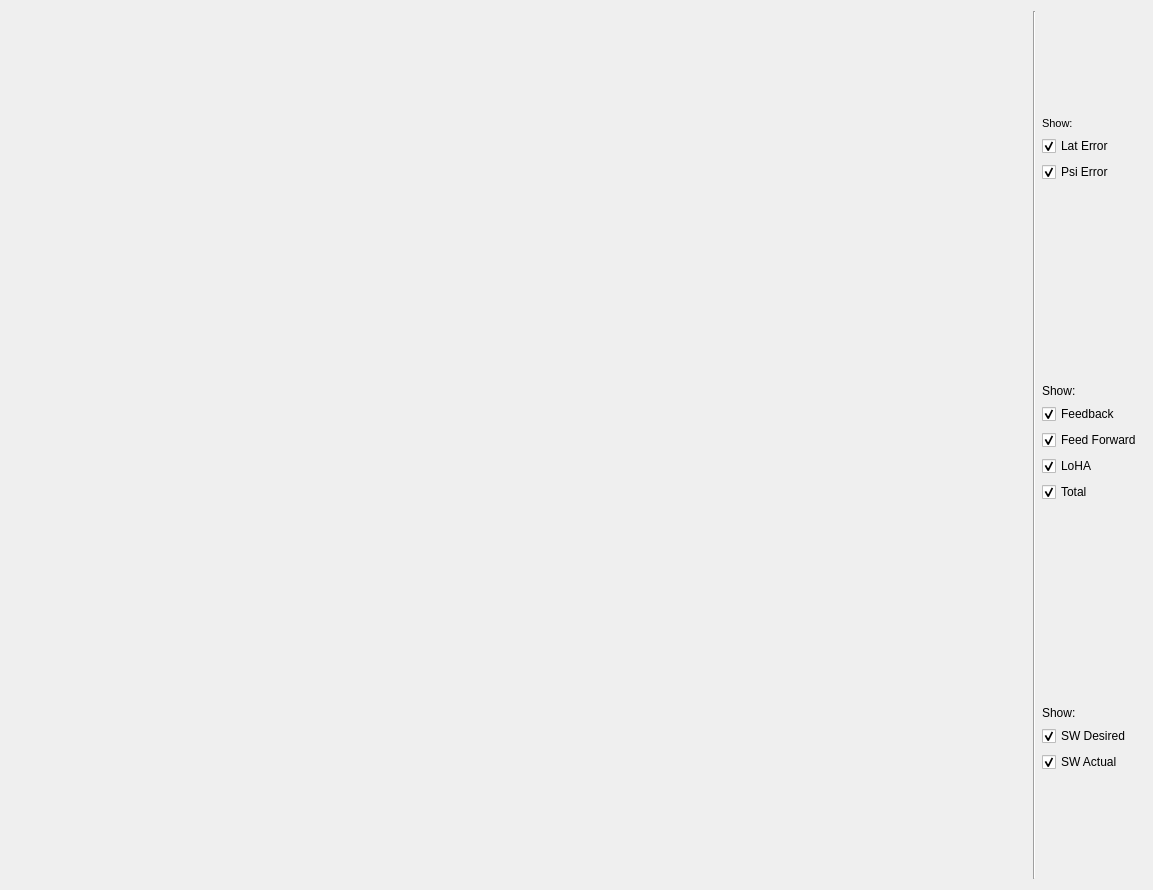
<?xml version="1.0" encoding="UTF-8"?>
<ui version="4.0">
 <class>Form</class>
 <widget class="QWidget" name="Form">
  <property name="geometry">
   <rect>
    <x>0</x>
    <y>0</y>
    <width>1153</width>
    <height>890</height>
   </rect>
  </property>
  <property name="windowTitle">
   <string>Form</string>
  </property>
  <layout class="QGridLayout" name="gridLayout">
   <item row="0" column="0">
    <layout class="QGridLayout" name="gridLayout_2">
     <item row="14" column="3">
      <widget class="QCheckBox" name="check_sw_des">
       <property name="text">
        <string>SW Desired</string>
       </property>
       <property name="checked">
        <bool>true</bool>
       </property>
      </widget>
     </item>
     <item row="12" column="1" rowspan="5">
      <widget class="PlotWidget" name="sw_graph" native="true">
       <property name="sizePolicy">
        <sizepolicy hsizetype="Preferred" vsizetype="Preferred">
         <horstretch>0</horstretch>
         <verstretch>0</verstretch>
        </sizepolicy>
       </property>
       <property name="minimumSize">
        <size>
         <width>0</width>
         <height>280</height>
        </size>
       </property>
      </widget>
     </item>
     <item row="13" column="3">
      <widget class="QLabel" name="label_3">
       <property name="sizePolicy">
        <sizepolicy hsizetype="Preferred" vsizetype="Fixed">
         <horstretch>0</horstretch>
         <verstretch>0</verstretch>
        </sizepolicy>
       </property>
       <property name="text">
        <string>Show:</string>
       </property>
      </widget>
     </item>
     <item row="6" column="1" rowspan="6">
      <widget class="PlotWidget" name="fb_torques_graph" native="true">
       <property name="sizePolicy">
        <sizepolicy hsizetype="Preferred" vsizetype="Preferred">
         <horstretch>0</horstretch>
         <verstretch>0</verstretch>
        </sizepolicy>
       </property>
       <property name="minimumSize">
        <size>
         <width>0</width>
         <height>280</height>
        </size>
       </property>
       <property name="maximumSize">
        <size>
         <width>16777215</width>
         <height>280</height>
        </size>
       </property>
      </widget>
     </item>
     <item row="15" column="3">
      <widget class="QCheckBox" name="check_sw_act">
       <property name="text">
        <string>SW Actual</string>
       </property>
       <property name="checked">
        <bool>true</bool>
       </property>
      </widget>
     </item>
     <item row="9" column="0" rowspan="8">
      <widget class="PlotWidget" name="torque_graph" native="true">
       <property name="minimumSize">
        <size>
         <width>480</width>
         <height>420</height>
        </size>
       </property>
       <property name="maximumSize">
        <size>
         <width>420</width>
         <height>420</height>
        </size>
       </property>
      </widget>
     </item>
     <item row="9" column="3">
      <widget class="QCheckBox" name="check_loha">
       <property name="sizePolicy">
        <sizepolicy hsizetype="Fixed" vsizetype="Fixed">
         <horstretch>0</horstretch>
         <verstretch>0</verstretch>
        </sizepolicy>
       </property>
       <property name="text">
        <string>LoHA</string>
       </property>
       <property name="checked">
        <bool>true</bool>
       </property>
      </widget>
     </item>
     <item row="8" column="3">
      <widget class="QCheckBox" name="check_ff">
       <property name="sizePolicy">
        <sizepolicy hsizetype="Fixed" vsizetype="Fixed">
         <horstretch>0</horstretch>
         <verstretch>0</verstretch>
        </sizepolicy>
       </property>
       <property name="text">
        <string>Feed Forward</string>
       </property>
       <property name="checked">
        <bool>true</bool>
       </property>
      </widget>
     </item>
     <item row="10" column="3">
      <widget class="QCheckBox" name="check_total">
       <property name="text">
        <string>Total</string>
       </property>
       <property name="checked">
        <bool>true</bool>
       </property>
      </widget>
     </item>
     <item row="7" column="3">
      <widget class="QCheckBox" name="check_fb">
       <property name="sizePolicy">
        <sizepolicy hsizetype="Fixed" vsizetype="Fixed">
         <horstretch>0</horstretch>
         <verstretch>0</verstretch>
        </sizepolicy>
       </property>
       <property name="text">
        <string>Feedback</string>
       </property>
       <property name="checked">
        <bool>true</bool>
       </property>
      </widget>
     </item>
     <item row="6" column="3">
      <widget class="QLabel" name="label_2">
       <property name="text">
        <string>Show:</string>
       </property>
       <property name="alignment">
        <set>Qt::AlignBottom|Qt::AlignLeading|Qt::AlignLeft</set>
       </property>
      </widget>
     </item>
     <item row="1" column="3">
      <widget class="QLabel" name="label">
       <property name="sizePolicy">
        <sizepolicy hsizetype="Fixed" vsizetype="Preferred">
         <horstretch>0</horstretch>
         <verstretch>0</verstretch>
        </sizepolicy>
       </property>
       <property name="font">
        <font>
         <pointsize>8</pointsize>
         <weight>50</weight>
         <bold>false</bold>
        </font>
       </property>
       <property name="text">
        <string>Show:</string>
       </property>
       <property name="alignment">
        <set>Qt::AlignBottom|Qt::AlignLeading|Qt::AlignLeft</set>
       </property>
      </widget>
     </item>
     <item row="0" column="1" rowspan="6">
      <widget class="PlotWidget" name="errors_graph" native="true">
       <property name="sizePolicy">
        <sizepolicy hsizetype="Preferred" vsizetype="Preferred">
         <horstretch>0</horstretch>
         <verstretch>0</verstretch>
        </sizepolicy>
       </property>
       <property name="minimumSize">
        <size>
         <width>500</width>
         <height>280</height>
        </size>
       </property>
      </widget>
     </item>
     <item row="2" column="3">
      <widget class="QCheckBox" name="check_lat_e">
       <property name="sizePolicy">
        <sizepolicy hsizetype="Fixed" vsizetype="Fixed">
         <horstretch>0</horstretch>
         <verstretch>0</verstretch>
        </sizepolicy>
       </property>
       <property name="text">
        <string>Lat Error</string>
       </property>
       <property name="checked">
        <bool>true</bool>
       </property>
      </widget>
     </item>
     <item row="3" column="3">
      <widget class="QCheckBox" name="check_psi_e">
       <property name="sizePolicy">
        <sizepolicy hsizetype="Fixed" vsizetype="Fixed">
         <horstretch>0</horstretch>
         <verstretch>0</verstretch>
        </sizepolicy>
       </property>
       <property name="text">
        <string>Psi Error</string>
       </property>
       <property name="checked">
        <bool>true</bool>
       </property>
      </widget>
     </item>
     <item row="0" column="0" rowspan="9">
      <widget class="PlotWidget" name="top_view_graph" native="true">
       <property name="sizePolicy">
        <sizepolicy hsizetype="Preferred" vsizetype="Preferred">
         <horstretch>0</horstretch>
         <verstretch>0</verstretch>
        </sizepolicy>
       </property>
       <property name="minimumSize">
        <size>
         <width>480</width>
         <height>0</height>
        </size>
       </property>
       <property name="maximumSize">
        <size>
         <width>420</width>
         <height>420</height>
        </size>
       </property>
      </widget>
     </item>
     <item row="0" column="2" rowspan="17">
      <widget class="Line" name="line">
       <property name="orientation">
        <enum>Qt::Vertical</enum>
       </property>
      </widget>
     </item>
    </layout>
   </item>
  </layout>
 </widget>
 <customwidgets>
  <customwidget>
   <class>PlotWidget</class>
   <extends>QWidget</extends>
   <header>pyqtgraph</header>
   <container>1</container>
  </customwidget>
 </customwidgets>
 <resources/>
 <connections/>
</ui>
